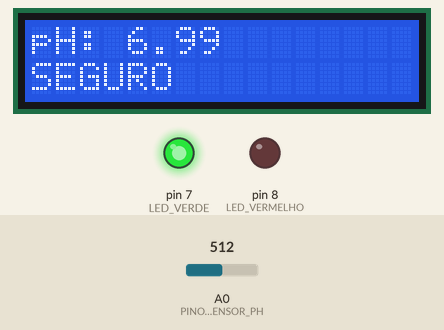
This sketch was run on a simulated Arduino Uno, built with avr-gcc and run on an emulated ATmega328P. On the bench: 16×2 character LCD, output pins drawn as LEDs (lit = HIGH). The test bench sets the inputs (shaded band); at power-on: A0 (PINO_SENSOR_PH) = 512. What the sketch prints to the serial monitor is not drawn.

Above: at 3.2 s.
3.3 s: A0 (PINO_SENSOR_PH) set to 536
At 4.2 s:
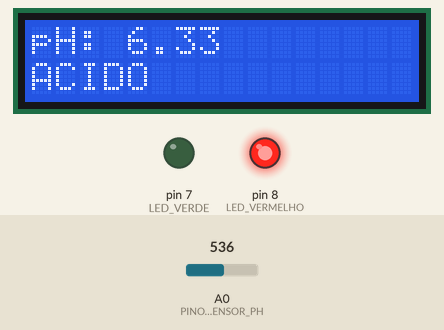
5.0 s: A0 (PINO_SENSOR_PH) set to 306
At 6.4 s:
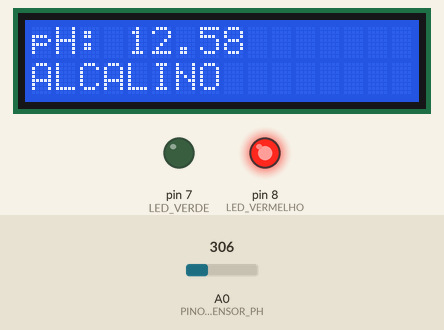
7.4 s: A0 (PINO_SENSOR_PH) set to 122
At 8.7 s:
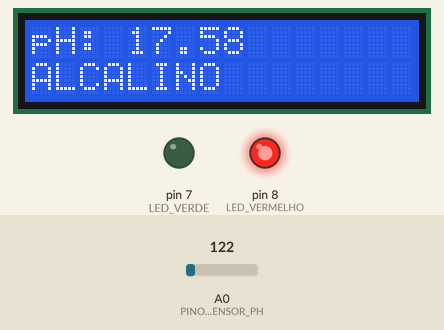
Timing chart, 0 to 10.4 s (numbered marks = the images above; inputs shaded):
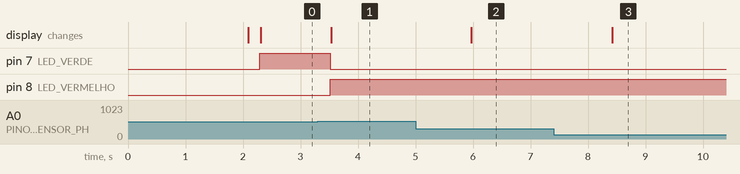

Measured:
- the behaviour switches between 529 and 530 on A0 (PINO_SENSOR_PH) (found by bisection; images 0 and 1)
- after the input at 3.3 s, pin 7 (LED_VERDE): HIGH → LOW after 0.21 s; pin 8 (LED_VERMELHO): LOW → HIGH after 0.21 s; the display: changes after 0.23 s (image 1)
- after the input at 5.0 s, the display: changes after 0.97 s (image 2)
- after the input at 7.4 s, the display: changes after 1.0 s (image 3)

The sketch:

sensor_de_ph.ino
```cpp
#include <Wire.h> // Aqui fiz a inclusão da biblioteca de comunicação I2C.
#include <LiquidCrystal_I2C.h> // Aqui fiz a inclusão da biblioteca do display LCD com interface I2C.

// Aqui fiz a configuração do display LCD no endereço 0x27, com 16 colunas e 2 linhas.
LiquidCrystal_I2C lcd(0x27, 16, 2);

// Aqui fiz a definição dos pinos utilizados no Arduino.
const int PINO_SENSOR_PH = A0; // Aqui fiz a definição do pino analógico do sensor de pH.
const int LED_VERDE = 7; // Aqui fiz a definição do pino digital do LED verde.
const int LED_VERMELHO = 8; // Aqui fiz a definição do pino digital do LED vermelho.

// Aqui fiz a definição dos parâmetros usados no cálculo da tensão.
const float TENSAO_REFERENCIA = 5.0; // Aqui considerei a tensão de referência do Arduino.
const int RESOLUCAO_ADC = 1023; // Aqui considerei a resolução do conversor analógico-digital de 10 bits.

// Aqui fiz a definição da faixa segura do pH.
const float LIMITE_INFERIOR = 6.5; // Aqui fixei o limite inferior da faixa segura.
const float LIMITE_SUPERIOR = 8.5; // Aqui fixei o limite superior da faixa segura.

float lerTensaoPH() { // Aqui fiz a criação da função que lê a tensão média do sensor.
  long soma = 0; // Aqui fiz a variável que acumula as leituras analógicas.
  const int amostras = 10; // Aqui defini a quantidade de amostras para calcular a média.

  for (int i = 0; i < amostras; i++) { // Aqui fiz um laço para repetir a leitura do sensor.
    soma += analogRead(PINO_SENSOR_PH); // Aqui fiz a leitura analógica e somei o resultado.
    delay(20); // Aqui fiz uma pequena pausa entre as leituras para estabilização.
  }

  float media = soma / (float)amostras; // Aqui fiz o cálculo da média das leituras.
  float tensao = media * TENSAO_REFERENCIA / RESOLUCAO_ADC; // Aqui fiz a conversão do valor analógico em tensão.
  return tensao; // Aqui fiz o retorno da tensão calculada.
}

float converterParaPH(float tensao) { // Aqui fiz a criação da função que converte tensão em pH.
  float ph = 7.0 + ((2.5 - tensao) / 0.18); // Aqui fiz o cálculo do pH com base na calibração adotada.

  /*
    Aqui fiz a explicação da fórmula:
    parti do pH neutro, que é 7,0, e somei ou subtraí a variação
    causada pela diferença entre a tensão medida e 2,5 V.
    Depois, dividi essa diferença por 0,18, que foi o fator de conversão do sensor.
  */

  return ph; // Aqui fiz o retorno do valor de pH calculado.
}

String classificarPH(float ph) { // Aqui fiz a criação da função que classifica o pH.
  if (ph < LIMITE_INFERIOR) { // Aqui verifiquei se o valor estava abaixo da faixa segura.
    return "ACIDO"; // Aqui retornei a classificação ácida.
  } else if (ph > LIMITE_SUPERIOR) { // Aqui verifiquei se o valor estava acima da faixa segura.
    return "ALCALINO"; // Aqui retornei a classificação alcalina.
  } else { // Aqui tratei a condição intermediária.
    return "SEGURO"; // Aqui retornei a classificação segura.
  }
}

void setup() { // Aqui fiz a função de inicialização, executada uma única vez.
  Serial.begin(9600); // Aqui fiz o início da comunicação serial.

  pinMode(LED_VERDE, OUTPUT); // Aqui configurei o LED verde como saída.
  pinMode(LED_VERMELHO, OUTPUT); // Aqui configurei o LED vermelho como saída.

  lcd.init(); // Aqui fiz a inicialização do display LCD.
  lcd.backlight(); // Aqui fiz o acionamento da luz de fundo do display.

  lcd.setCursor(0, 0); // Aqui posicionei o cursor na primeira linha.
  lcd.print("Sistema de pH"); // Aqui mostrei a mensagem inicial.
  lcd.setCursor(0, 1); // Aqui posicionei o cursor na segunda linha.
  lcd.print("Iniciando..."); // Aqui mostrei a mensagem de inicialização.
  delay(2000); // Aqui mantive a mensagem por dois segundos.

  lcd.clear(); // Aqui limpei o display após a mensagem inicial.
}

void loop() { // Aqui fiz a função principal, executada continuamente.
  float tensao = lerTensaoPH(); // Aqui fiz a leitura da tensão do sensor.
  float ph = converterParaPH(tensao); // Aqui fiz a conversão da tensão para pH.
  String status = classificarPH(ph); // Aqui fiz a classificação do valor encontrado.

  if (status == "SEGURO") { // Aqui verifiquei se a água estava na faixa segura.
    digitalWrite(LED_VERDE, HIGH); // Aqui liguei o LED verde.
    digitalWrite(LED_VERMELHO, LOW); // Aqui desliguei o LED vermelho.
  } else { // Aqui tratei os casos fora da faixa segura.
    digitalWrite(LED_VERDE, LOW); // Aqui desliguei o LED verde.
    digitalWrite(LED_VERMELHO, HIGH); // Aqui liguei o LED vermelho.
  }

  lcd.clear(); // Aqui limpei o display antes de atualizar as informações.
  lcd.setCursor(0, 0); // Aqui posicionei o cursor na primeira linha.
  lcd.print("pH: "); // Aqui mostrei o rótulo do valor de pH.
  lcd.print(ph, 2); // Aqui mostrei o valor do pH com duas casas decimais.

  lcd.setCursor(0, 1); // Aqui posicionei o cursor na segunda linha.
  lcd.print(status); // Aqui mostrei a classificação da água.

  Serial.print("Tensao: "); // Aqui iniciei a exibição da tensão no monitor serial.
  Serial.print(tensao); // Aqui mostrei o valor da tensão.
  Serial.print(" | pH: "); // Aqui mostrei o separador e o rótulo do pH.
  Serial.print(ph); // Aqui mostrei o valor do pH.
  Serial.print(" | Status: "); // Aqui mostrei o rótulo da classificação.
  Serial.println(status); // Aqui mostrei a classificação final e quebrei a linha.

  delay(1000); // Aqui esperei um segundo antes da próxima leitura.
}
```
